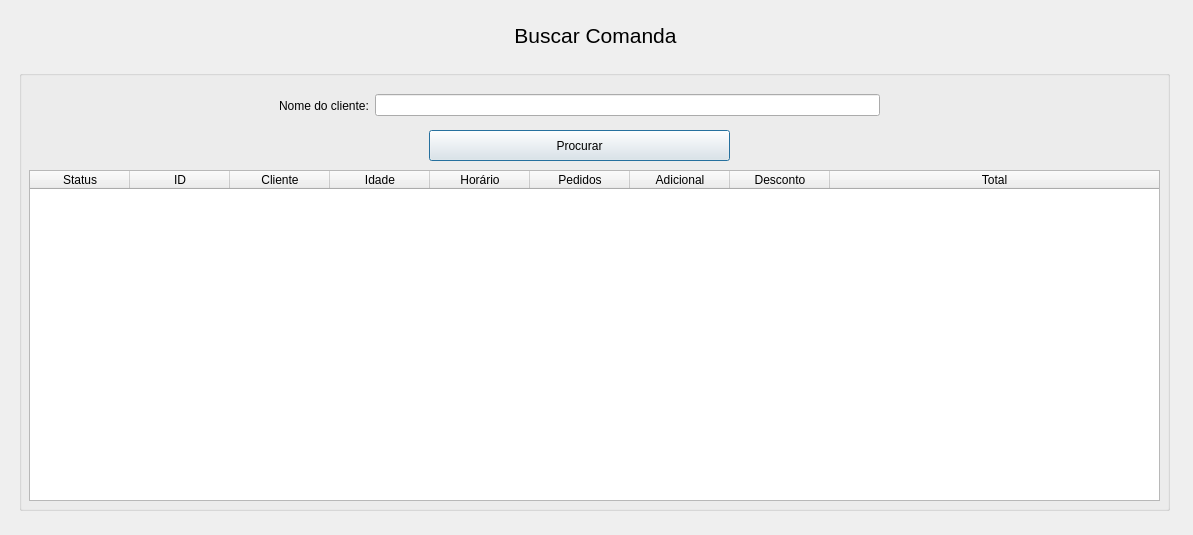
<?xml version="1.0" encoding="UTF-8"?>
<ui version="4.0">
 <class>FindOrderPaper</class>
 <widget class="QDialog" name="FindOrderPaper">
  <property name="geometry">
   <rect>
    <x>0</x>
    <y>0</y>
    <width>1193</width>
    <height>535</height>
   </rect>
  </property>
  <property name="windowTitle">
   <string>Buscar Comanda | Sistema de Controle de Comandas</string>
  </property>
  <widget class="QGroupBox" name="groupBox_orderPaperFind">
   <property name="geometry">
    <rect>
     <x>19</x>
     <y>70</y>
     <width>1151</width>
     <height>441</height>
    </rect>
   </property>
   <property name="title">
    <string/>
   </property>
   <widget class="QPushButton" name="pushButton_orderPaperFindFind">
    <property name="geometry">
     <rect>
      <x>410</x>
      <y>60</y>
      <width>301</width>
      <height>31</height>
     </rect>
    </property>
    <property name="text">
     <string>Procurar</string>
    </property>
   </widget>
   <widget class="QTableWidget" name="tableWidget_orderPaperFindShow">
    <property name="geometry">
     <rect>
      <x>10</x>
      <y>100</y>
      <width>1131</width>
      <height>331</height>
     </rect>
    </property>
    <property name="sizeAdjustPolicy">
     <enum>QAbstractScrollArea::AdjustIgnored</enum>
    </property>
    <property name="editTriggers">
     <set>QAbstractItemView::NoEditTriggers</set>
    </property>
    <property name="dragDropMode">
     <enum>QAbstractItemView::NoDragDrop</enum>
    </property>
    <property name="showGrid">
     <bool>true</bool>
    </property>
    <attribute name="horizontalHeaderVisible">
     <bool>true</bool>
    </attribute>
    <attribute name="horizontalHeaderStretchLastSection">
     <bool>true</bool>
    </attribute>
    <attribute name="verticalHeaderVisible">
     <bool>false</bool>
    </attribute>
    <column>
     <property name="text">
      <string>Status</string>
     </property>
    </column>
    <column>
     <property name="text">
      <string>ID</string>
     </property>
    </column>
    <column>
     <property name="text">
      <string>Cliente</string>
     </property>
    </column>
    <column>
     <property name="text">
      <string>Idade</string>
     </property>
    </column>
    <column>
     <property name="text">
      <string>Horário</string>
     </property>
    </column>
    <column>
     <property name="text">
      <string>Pedidos</string>
     </property>
    </column>
    <column>
     <property name="text">
      <string>Adicional</string>
     </property>
    </column>
    <column>
     <property name="text">
      <string>Desconto</string>
     </property>
    </column>
    <column>
     <property name="text">
      <string>Total</string>
     </property>
    </column>
   </widget>
   <widget class="QWidget" name="layoutWidget">
    <property name="geometry">
     <rect>
      <x>260</x>
      <y>20</y>
      <width>601</width>
      <height>31</height>
     </rect>
    </property>
    <layout class="QHBoxLayout" name="horizontalLayout_orderPaperFindClientName">
     <item>
      <widget class="QLabel" name="label_orderPaperFindClientName">
       <property name="text">
        <string>Nome do cliente:</string>
       </property>
      </widget>
     </item>
     <item>
      <widget class="QLineEdit" name="lineEdit_orderPaperFindClientName"/>
     </item>
    </layout>
   </widget>
  </widget>
  <widget class="QLabel" name="label_orderPaperFindTitle">
   <property name="geometry">
    <rect>
     <x>20</x>
     <y>20</y>
     <width>1151</width>
     <height>31</height>
    </rect>
   </property>
   <property name="font">
    <font>
     <pointsize>16</pointsize>
    </font>
   </property>
   <property name="text">
    <string>Buscar Comanda</string>
   </property>
   <property name="alignment">
    <set>Qt::AlignCenter</set>
   </property>
  </widget>
 </widget>
 <resources/>
 <connections/>
</ui>
